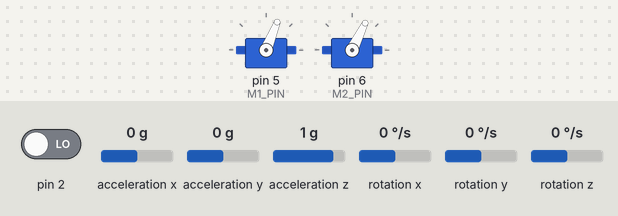
A sketch run on a simulated Arduino Uno, built with avr-gcc and run on an emulated ATmega328P. Parts: 2 × servo. The inputs (shaded band) are chosen by the test bench; at power-on: acceleration y 0 g, pin 2 LOW, acceleration x 0 g, acceleration z 1 g, rotation x 0 °/s, rotation y 0 °/s, rotation z 0 °/s. The sensor or clock chip raises its interrupt line as the real part does; what the sketch prints to the serial monitor is not drawn.

Above: at 2.2 s.
2.3 s: acceleration y set to -0.2 g
At 3.5 s:
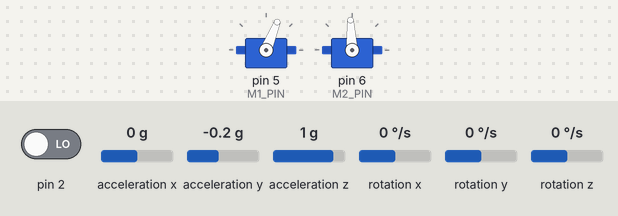
3.8 s: acceleration y set to 1.4 g
At 5.0 s:
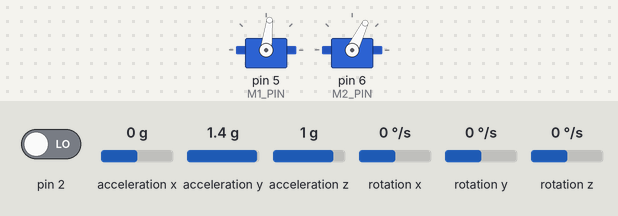
5.3 s: acceleration y set to -1.4 g
At 6.2 s:
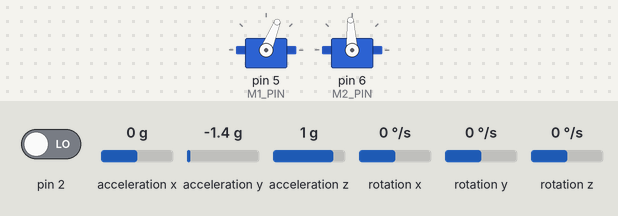
6.8 s: acceleration y set to 0 g
At 7.2 s:
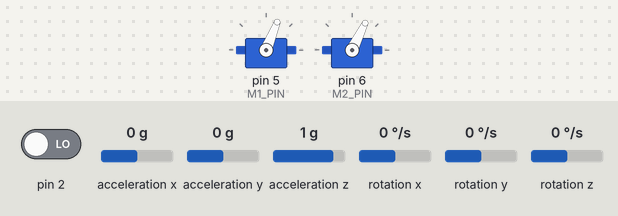
Timing chart, 0 to 9.3 s (numbered marks = the images above; inputs shaded):
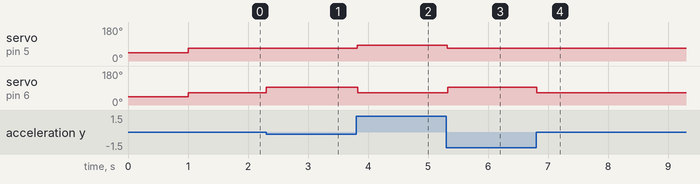

The sketch:

SeeSaw.ino
```cpp
#include <Servo.h>
#define M1_PIN 5  //Right
#define M2_PIN 6  //Left

#define INTERVAL_MILLISECONDS 1
#define USUAL_ESC_POSITION 1200

#define MAX_ALLOWED_POSITION 1500   //  (°-°): I am Areej.

Servo m1, m2;

int32_t currentRoll;
//float roll;
int32_t rollError;
int32_t desiredRoll = 0;
uint32_t proportionalConstant = 280;  //Units in Hundreds

uint16_t m1Position, m2Position;

uint32_t previousMillis = 0;


//UPDATED AND CORRECT OFFSETS


#include "I2Cdev.h"

#include "MPU6050_6Axis_MotionApps20.h"

#if I2CDEV_IMPLEMENTATION == I2CDEV_ARDUINO_WIRE
#include "Wire.h"
#endif

MPU6050 mpu;

// uncomment "OUTPUT_READABLE_QUATERNION" if you want to see the actual
// quaternion components in a [w, x, y, z] format (not best for parsing
// on a remote host such as Processing or something though)
//#define OUTPUT_READABLE_QUATERNION

// uncomment "OUTPUT_READABLE_EULER" if you want to see Euler angles
// (in degrees) calculated from the quaternions coming from the FIFO.
// Note that Euler angles suffer from gimbal lock (for more info, see
// http://en.wikipedia.org/wiki/Gimbal_lock)
//#define OUTPUT_READABLE_EULER

// uncomment "OUTPUT_READABLE_YAWPITCHROLL" if you want to see the yaw/
// pitch/roll angles (in degrees) calculated from the quaternions coming
// from the FIFO. Note this also requires gravity vector calculations.
// Also note that yaw/pitch/roll angles suffer from gimbal lock (for
// more info, see: http://en.wikipedia.org/wiki/Gimbal_lock)
#define OUTPUT_READABLE_YAWPITCHROLL

// uncomment "OUTPUT_READABLE_REALACCEL" if you want to see acceleration
// components with gravity removed. This acceleration reference frame is
// not compensated for orientation, so +X is always +X according to the
// sensor, just without the effects of gravity. If you want acceleration
// compensated for orientation, us OUTPUT_READABLE_WORLDACCEL instead.
//#define OUTPUT_READABLE_REALACCEL

// uncomment "OUTPUT_READABLE_WORLDACCEL" if you want to see acceleration
// components with gravity removed and adjusted for the world frame of
// reference (yaw is relative to initial orientation, since no magnetometer
// is present in this case). Could be quite handy in some cases.
//#define OUTPUT_READABLE_WORLDACCEL

// uncomment "OUTPUT_TEAPOT" if you want output that matches the
// format used for the InvenSense teapot demo
//#define OUTPUT_TEAPOT


//#define LED_PIN 13 // (Arduino is 13, Teensy is 11, Teensy++ is 6)
//bool blinkState = false;

// MPU control/status vars
bool dmpReady = false;  // set true if DMP init was successful
uint8_t mpuIntStatus;   // holds actual interrupt status byte from MPU
uint8_t devStatus;      // return status after each device operation (0 = success, !0 = error)
uint16_t packetSize;    // expected DMP packet size (default is 42 bytes)
uint16_t fifoCount;     // count of all bytes currently in FIFO
uint8_t fifoBuffer[64]; // FIFO storage buffer

// orientation/motion vars
Quaternion q;           // [w, x, y, z]         quaternion container
//VectorInt16 aa;         // [x, y, z]            accel sensor measurements
//VectorInt16 aaReal;     // [x, y, z]            gravity-free accel sensor measurements
//VectorInt16 aaWorld;    // [x, y, z]            world-frame accel sensor measurements
VectorFloat gravity;    // [x, y, z]            gravity vector
//float euler[3];         // [psi, theta, phi]    Euler angle container
float ypr[3];           // [yaw, pitch, roll]   yaw/pitch/roll container and gravity vector

// ================================================================
// ===               INTERRUPT DETECTION ROUTINE                ===
// ================================================================

volatile bool mpuInterrupt = false;     // indicates whether MPU interrupt pin has gone high
void dmpDataReady() {
  mpuInterrupt = true;
}

// ================================================================
// ===                      INITIAL SETUP                       ===
// ================================================================


void setup()
{
  m1.attach(M1_PIN);
  m2.attach(M2_PIN);

  m1.writeMicroseconds(1000);
  m2.writeMicroseconds(1000);

  delay(500);

  //  if (millis() - previousMillis >= INTERVAL_MILLISECONDS)
  {

  }


  {
    // join I2C bus (I2Cdev library doesn't do this automatically)
#if I2CDEV_IMPLEMENTATION == I2CDEV_ARDUINO_WIRE
    Wire.begin();
    TWBR = 24; // 400kHz I2C clock (200kHz if CPU is 8MHz)
#elif I2CDEV_IMPLEMENTATION == I2CDEV_BUILTIN_FASTWIRE
    Fastwire::setup(400, true);
#endif

    // initialize serial communication
    // (115200 chosen because it is required for Teapot Demo output, but it's
    // really up to you depending on your project)
    Serial.begin(115200);
    //    while (!Serial); // wait for Leonardo enumeration, others continue immediately

    // NOTE: 8MHz or slower host processors, like the Teensy @ 3.3v or Ardunio
    // Pro Mini running at 3.3v, cannot handle this baud rate reliably due to
    // the baud timing being too misaligned with processor ticks. You must use
    // 38400 or slower in these cases, or use some kind of external separate
    // crystal solution for the UART timer.

    // initialize device
    //    Serial.println(F("Initializing I2C devices..."));
    //    mpu.initialize();

    // verify connection
    //    Serial.println(F("Testing device connections..."));
    //    Serial.println(mpu.testConnection() ? F("MPU6050 connection successful") : F("MPU6050 connection failed"));

    // wait for ready
    //    Serial.println(F("\nSend any character to begin DMP programming and demo: "));
    //    while (Serial.available() && Serial.read()); // empty buffer
    //    while (!Serial.available());                 // wait for data
    //   while (Serial.available() && Serial.read()); // empty buffer again

    // load and configure the DMP
    //    Serial.println(F("Initializing DMP..."));
    devStatus = mpu.dmpInitialize();

    // supply your own gyro offsets here, scaled for min sensitivity  //These are updated for the particular sensor in use now.
    mpu.setXGyroOffset(45);
    mpu.setYGyroOffset(-7);
    mpu.setZGyroOffset(40);
    mpu.setZAccelOffset(853); // 1688 factory default for my test chip

    // make sure it worked (returns 0 if so)
    if (devStatus == 0) {
      // turn on the DMP, now that it's ready
      //        Serial.println(F("Enabling DMP..."));
      mpu.setDMPEnabled(true);

      // enable Arduino interrupt detection
      //        Serial.println(F("Enabling interrupt detection (Arduino external interrupt 0)..."));
      attachInterrupt(0, dmpDataReady, RISING);
      mpuIntStatus = mpu.getIntStatus();

      // set our DMP Ready flag so the main loop() function knows it's okay to use it
      //        Serial.println(F("DMP ready! Waiting for first interrupt..."));
      dmpReady = true;

      // get expected DMP packet size for later comparison
      packetSize = mpu.dmpGetFIFOPacketSize();
    } else {
      // ERROR!
      // 1 = initial memory load failed
      // 2 = DMP configuration updates failed
      // (if it's going to break, usually the code will be 1)
      //        Serial.print(F("DMP Initialization failed (code "));
      //        Serial.print(devStatus);
      //        Serial.println(F(")"));
    }

    // configure LED for output
    //    pinMode(LED_PIN, OUTPUT);
  }
}

void loop()
{
  //previousMillis = millis();

  m1Position = USUAL_ESC_POSITION + 50;
  m2Position = USUAL_ESC_POSITION;

  Serial.print("Usual ESC pos: "); Serial.println(USUAL_ESC_POSITION);

   currentRoll = (ypr[2] * 180 / M_PI) * 100;

  if (millis() - previousMillis >= 20)
  {
    previousMillis - millis();

    rollError = (desiredRoll - currentRoll) * (-1);  //@0 desired, right side error would be 0 - (>0 && < 180) = 0 < rollError < 180
    Serial.print("Roll Error: "); Serial.println(rollError);
  }

  if (rollError >= 0 && rollError <= 18000) //Right side down, increase right(m1)'s thrust.
  {
    m1Position += (rollError * proportionalConstant) / 10000; //From 100 * 100
  }

  if (rollError > 18000 || rollError < 0 )  //Left side down
  {
    rollError = 36000 - currentRoll;
    Serial.print("Roll Error 2: "); Serial.println(rollError);
    m2Position += (rollError * proportionalConstant) / 10000;
  }


  Serial.print("m1Position: "); Serial.println(m1Position);
  Serial.print("m2Position: "); Serial.println(m2Position);

  m1.writeMicroseconds(constrain(m1Position, 1000, MAX_ALLOWED_POSITION));
 m2.writeMicroseconds(constrain(m2Position, 1000, MAX_ALLOWED_POSITION));

 // m1.writeMicroseconds(1000);
//  m2.writeMicroseconds(1000);


  {
    // if programming failed, don't try to do anything
    if (!dmpReady) return;

    // wait for MPU interrupt or extra packet(s) available
    while (!mpuInterrupt && fifoCount < packetSize) {
      // other program behavior stuff here
      // .
      // .
      // .
      // if you are really paranoid you can frequently test in between other
      // stuff to see if mpuInterrupt is true, and if so, "break;" from the
      // while() loop to immediately process the MPU data
      // .
      // .
      // .
    }

    // reset interrupt flag and get INT_STATUS byte
    mpuInterrupt = false;
    mpuIntStatus = mpu.getIntStatus();

    // get current FIFO count
    fifoCount = mpu.getFIFOCount();

    // check for overflow (this should never happen unless our code is too inefficient)
    if ((mpuIntStatus & 0x10) || fifoCount == 1024) {
      // reset so we can continue cleanly
      mpu.resetFIFO();
      //        Serial.println(F("FIFO overflow!"));

      // otherwise, check for DMP data ready interrupt (this should happen frequently)
    } else if (mpuIntStatus & 0x02) {
      // wait for correct available data length, should be a VERY short wait
      while (fifoCount < packetSize) fifoCount = mpu.getFIFOCount();

      // read a packet from FIFO
      mpu.getFIFOBytes(fifoBuffer, packetSize);

      // track FIFO count here in case there is > 1 packet available
      // (this lets us immediately read more without waiting for an interrupt)
      fifoCount -= packetSize;

#ifdef OUTPUT_READABLE_YAWPITCHROLL
      // display Euler angles in degrees
      mpu.dmpGetQuaternion(&q, fifoBuffer);
      mpu.dmpGetGravity(&gravity, &q);
      mpu.dmpGetYawPitchRoll(ypr, &q, &gravity);
      ///*
      Serial.print("ypr\t");
      Serial.print(ypr[0] * 180 / M_PI);
      Serial.print("\t");
      Serial.print(ypr[1] * 180 / M_PI);
      Serial.print("\t");
      Serial.println(ypr[2] * 180 / M_PI);
      //*/
#endif

      /*
              #ifdef OUTPUT_READABLE_REALACCEL
                  // display real acceleration, adjusted to remove gravity
                  mpu.dmpGetQuaternion(&q, fifoBuffer);
                  mpu.dmpGetAccel(&aa, fifoBuffer);
                  mpu.dmpGetGravity(&gravity, &q);
                  mpu.dmpGetLinearAccel(&aaReal, &aa, &gravity);
                  Serial.print("areal\t");
                  Serial.print(aaReal.x);
                  Serial.print("\t");
                  Serial.print(aaReal.y);
                  Serial.print("\t");
                  Serial.println(aaReal.z);
              #endif
      */

      /*
              #ifdef OUTPUT_READABLE_WORLDACCEL
                  // display initial world-frame acceleration, adjusted to remove gravity
                  // and rotated based on known orientation from quaternion
                  mpu.dmpGetQuaternion(&q, fifoBuffer);
                  mpu.dmpGetAccel(&aa, fifoBuffer);
                  mpu.dmpGetGravity(&gravity, &q);
                  mpu.dmpGetLinearAccel(&aaReal, &aa, &gravity);
                  mpu.dmpGetLinearAccelInWorld(&aaWorld, &aaReal, &q);
                  Serial.print("aworld\t");
                  Serial.print(aaWorld.x);
                  Serial.print("\t");
                  Serial.print(aaWorld.y);
                  Serial.print("\t");
                  Serial.println(aaWorld.z);
              #endif
      */
    }
  }
  ///////////////////////////////////////////////////////////


  //Serial.println(millis() - previousMillis);


}
```

Measured:
- the behaviour switches between 0 and -0.1 g on acceleration y (found by bisection; images 0 and 1)
- after the input at 2.3 s, servo on pin 6 (M2_PIN): 64° → 93° at once
- after the input at 3.8 s, servo on pin 5 (M1_PIN): 68° → 83° at once; servo on pin 6 (M2_PIN): 93° → 64° at once
- after the input at 5.3 s, servo on pin 5 (M1_PIN): 83° → 68° at once; servo on pin 6 (M2_PIN): 64° → 93° at once
- after the input at 6.8 s, servo on pin 6 (M2_PIN): 93° → 64° at once
